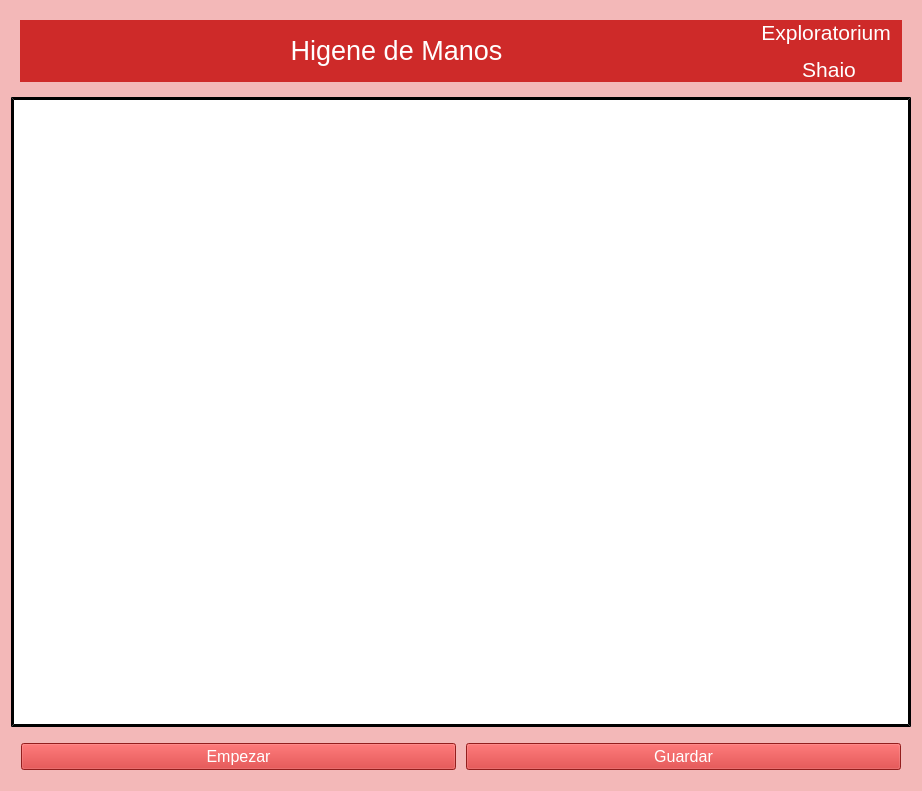
<?xml version="1.0" encoding="UTF-8"?>
<ui version="4.0">
 <class>Form</class>
 <widget class="QWidget" name="Form">
  <property name="geometry">
   <rect>
    <x>0</x>
    <y>0</y>
    <width>922</width>
    <height>791</height>
   </rect>
  </property>
  <property name="contextMenuPolicy">
   <enum>Qt::DefaultContextMenu</enum>
  </property>
  <property name="windowTitle">
   <string>Higene de Manos</string>
  </property>
  <property name="styleSheet">
   <string notr="true">background-color:rgb(243, 184, 184)</string>
  </property>
  <layout class="QVBoxLayout" name="verticalLayout_2">
   <item>
    <widget class="QWidget" name="verticalWidget" native="true">
     <layout class="QVBoxLayout" name="verticalLayoutImagen">
      <property name="sizeConstraint">
       <enum>QLayout::SetDefaultConstraint</enum>
      </property>
      <item>
       <widget class="QWidget" name="horizontalWidgetHeader" native="true">
        <property name="styleSheet">
         <string notr="true">background-color: rgb(206, 42, 41)</string>
        </property>
        <layout class="QHBoxLayout" name="horizontalLayout">
         <property name="spacing">
          <number>0</number>
         </property>
         <property name="leftMargin">
          <number>5</number>
         </property>
         <property name="topMargin">
          <number>0</number>
         </property>
         <property name="rightMargin">
          <number>5</number>
         </property>
         <property name="bottomMargin">
          <number>0</number>
         </property>
         <item>
          <widget class="QLabel" name="label_2">
           <property name="sizePolicy">
            <sizepolicy hsizetype="Fixed" vsizetype="Fixed">
             <horstretch>0</horstretch>
             <verstretch>0</verstretch>
            </sizepolicy>
           </property>
           <property name="contextMenuPolicy">
            <enum>Qt::NoContextMenu</enum>
           </property>
           <property name="layoutDirection">
            <enum>Qt::LeftToRight</enum>
           </property>
           <property name="autoFillBackground">
            <bool>false</bool>
           </property>
           <property name="text">
            <string/>
           </property>
           <property name="pixmap">
            <pixmap>logo_shaio.png</pixmap>
           </property>
           <property name="alignment">
            <set>Qt::AlignHCenter|Qt::AlignTop</set>
           </property>
          </widget>
         </item>
         <item>
          <widget class="QLabel" name="label">
           <property name="sizePolicy">
            <sizepolicy hsizetype="Expanding" vsizetype="Fixed">
             <horstretch>0</horstretch>
             <verstretch>0</verstretch>
            </sizepolicy>
           </property>
           <property name="font">
            <font>
             <pointsize>20</pointsize>
            </font>
           </property>
           <property name="layoutDirection">
            <enum>Qt::LeftToRight</enum>
           </property>
           <property name="styleSheet">
            <string notr="true">color:white</string>
           </property>
           <property name="text">
            <string>Higene de Manos</string>
           </property>
           <property name="alignment">
            <set>Qt::AlignCenter</set>
           </property>
          </widget>
         </item>
         <item>
          <widget class="QLabel" name="label_3">
           <property name="text">
            <string>&lt;html&gt;&lt;head/&gt;&lt;body&gt;&lt;p align=&quot;center&quot;&gt;&lt;span style=&quot; font-size:16pt; color:#ffffff;&quot;&gt;Exploratorium &lt;/span&gt;&lt;/p&gt;&lt;p align=&quot;center&quot;&gt;&lt;span style=&quot; font-size:16pt; color:#ffffff;&quot;&gt;Shaio&lt;/span&gt;&lt;/p&gt;&lt;/body&gt;&lt;/html&gt;</string>
           </property>
          </widget>
         </item>
        </layout>
       </widget>
      </item>
     </layout>
    </widget>
   </item>
   <item>
    <widget class="QLabel" name="label_4">
     <property name="sizePolicy">
      <sizepolicy hsizetype="Preferred" vsizetype="MinimumExpanding">
       <horstretch>0</horstretch>
       <verstretch>0</verstretch>
      </sizepolicy>
     </property>
     <property name="minimumSize">
      <size>
       <width>900</width>
       <height>500</height>
      </size>
     </property>
     <property name="styleSheet">
      <string notr="true">background-color:white; 
border-width:3px;
border-color:rgb(0, 0, 0); 
border-style:inset;</string>
     </property>
     <property name="text">
      <string/>
     </property>
     <property name="pixmap">
      <pixmap>HIGIENE MANOS.png</pixmap>
     </property>
     <property name="alignment">
      <set>Qt::AlignCenter</set>
     </property>
    </widget>
   </item>
   <item>
    <layout class="QHBoxLayout" name="horizontalLayoutButtons">
     <property name="spacing">
      <number>10</number>
     </property>
     <property name="sizeConstraint">
      <enum>QLayout::SetDefaultConstraint</enum>
     </property>
     <property name="leftMargin">
      <number>10</number>
     </property>
     <property name="topMargin">
      <number>10</number>
     </property>
     <property name="rightMargin">
      <number>10</number>
     </property>
     <property name="bottomMargin">
      <number>10</number>
     </property>
     <item>
      <widget class="QPushButton" name="pushButton_2">
       <property name="sizePolicy">
        <sizepolicy hsizetype="Expanding" vsizetype="Fixed">
         <horstretch>0</horstretch>
         <verstretch>0</verstretch>
        </sizepolicy>
       </property>
       <property name="font">
        <font>
         <pointsize>12</pointsize>
        </font>
       </property>
       <property name="styleSheet">
        <string notr="true">background-color:rgb(206, 42, 41); color:white</string>
       </property>
       <property name="text">
        <string>Empezar</string>
       </property>
      </widget>
     </item>
     <item>
      <widget class="QPushButton" name="pushButton">
       <property name="sizePolicy">
        <sizepolicy hsizetype="Expanding" vsizetype="Fixed">
         <horstretch>0</horstretch>
         <verstretch>0</verstretch>
        </sizepolicy>
       </property>
       <property name="font">
        <font>
         <pointsize>12</pointsize>
        </font>
       </property>
       <property name="styleSheet">
        <string notr="true">background-color:rgb(206, 42, 41); color: white</string>
       </property>
       <property name="text">
        <string>Guardar</string>
       </property>
      </widget>
     </item>
    </layout>
   </item>
  </layout>
 </widget>
 <resources/>
 <connections/>
</ui>
